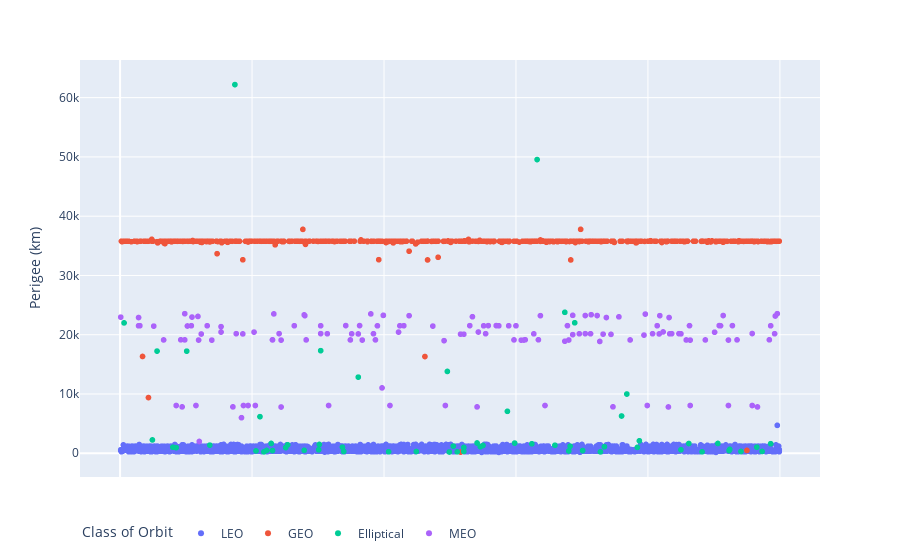

Here is the notebook cell this chart was saved with:
### Code cell
fig = px.scatter(objects_in_orbit, x='x',
                 y='Perigee (km)', color='Class of Orbit')
# Use a horizontal legend
fig.update_layout(legend=dict(orientation="h"))
# Hide the X axis tick labels
fig.update_xaxes(showticklabels=False)
# Hide the X axis title
fig.update_xaxes(title_text="")
fig.show()

### Figure 1 — Plotly figure (JSON) as saved in the notebook; plotly's stock layout.template omitted (floating-point values rounded to 4 significant figures; data arrays with more than 128 entries replaced by an {"elided": "..."} marker saying what was removed)
{"data": [{"hovertemplate": "Class of Orbit=LEO<br>x=%{x}<br>Perigee (km)=%{y}<extra></extra>", "legendgroup": "LEO", "marker": {"color": "#636efa", "symbol": "circle"}, "mode": "markers", "name": "LEO", "showlegend": true, "type": "scattergl", "x": {"elided": "4700 int values"}, "xaxis": "x", "y": {"elided": "4700 float values"}, "yaxis": "y"}, {"hovertemplate": "Class of Orbit=GEO<br>x=%{x}<br>Perigee (km)=%{y}<extra></extra>", "legendgroup": "GEO", "marker": {"color": "#EF553B", "symbol": "circle"}, "mode": "markers", "name": "GEO", "showlegend": true, "type": "scattergl", "x": {"elided": "565 int values"}, "xaxis": "x", "y": {"elided": "565 int values"}, "yaxis": "y"}, {"hovertemplate": "Class of Orbit=Elliptical<br>x=%{x}<br>Perigee (km)=%{y}<extra></extra>", "legendgroup": "Elliptical", "marker": {"color": "#00cc96", "symbol": "circle"}, "mode": "markers", "name": "Elliptical", "showlegend": true, "type": "scattergl", "x": [499, 728, 218, 882, 511, 407, 449, 941, 339, 521, 973, 680, 206, 231, 701, 923, 222, 279, 301, 850, 924, 85, 251, 521, 784, 80, 965, 337, 546, 734, 682, 505, 550, 659, 136, 254, 302, 624, 986, 862, 906, 229, 598, 541, 787, 49, 212, 760, 587, 768, 361, 496, 101, 56, 304, 6, 689, 674, 632, 174], "xaxis": "x", "y": [216, 240, 241, 243, 244, 258, 301, 305, 305, 306, 306, 389, 400, 460, 461, 467, 474, 500, 591, 595, 658, 952, 962, 986, 1000, 1025, 1034, 1036, 1111, 1112, 1200, 1210, 1317, 1357, 1375, 1429, 1494, 1606, 1615, 1650, 1659, 1664, 1722, 1738, 2103, 2253, 6179, 6292, 7079, 9999, 12849, 13810, 17231, 17240, 17313, 21998, 22017, 23783, 49551, 62200], "yaxis": "y"}, {"hovertemplate": "Class of Orbit=MEO<br>x=%{x}<br>Perigee (km)=%{y}<extra></extra>", "legendgroup": "MEO", "marker": {"color": "#ab63fa", "symbol": "circle"}, "mode": "markers", "name": "MEO", "showlegend": true, "type": "scattergl", "x": {"elided": "140 int values"}, "xaxis": "x", "y": {"elided": "140 int values"}, "yaxis": "y"}], "layout": {"legend": {"orientation": "h", "title": {"text": "Class of Orbit"}, "tracegroupgap": 0}, "margin": {"t": 60}, "xaxis": {"anchor": "y", "domain": [0, 1], "showticklabels": false, "title": {"text": ""}}, "yaxis": {"anchor": "x", "domain": [0, 1], "title": {"text": "Perigee (km)"}}}}
